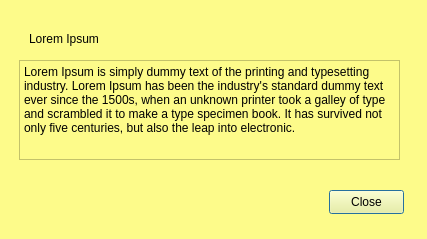
<?xml version="1.0" encoding="UTF-8"?>
<ui version="4.0">
 <class>Dialog</class>
 <widget class="QDialog" name="Dialog">
  <property name="geometry">
   <rect>
    <x>0</x>
    <y>0</y>
    <width>427</width>
    <height>239</height>
   </rect>
  </property>
  <property name="windowTitle">
   <string>details</string>
  </property>
  <property name="styleSheet">
   <string notr="true">background-color: #FDFB8A;
</string>
  </property>
  <widget class="QLabel" name="label_11">
   <property name="geometry">
    <rect>
     <x>29</x>
     <y>20</y>
     <width>171</width>
     <height>51</height>
    </rect>
   </property>
   <property name="styleSheet">
    <string notr="true">font: 700 italic 18pt &quot;Arial&quot;;</string>
   </property>
   <property name="text">
    <string>Lorem Ipsum
</string>
   </property>
  </widget>
  <widget class="QPlainTextEdit" name="plainTextEdit_2">
   <property name="geometry">
    <rect>
     <x>19</x>
     <y>60</y>
     <width>381</width>
     <height>100</height>
    </rect>
   </property>
   <property name="styleSheet">
    <string notr="true"/>
   </property>
   <property name="plainText">
    <string>Lorem Ipsum is simply dummy text of the printing and typesetting industry. Lorem Ipsum has been the industry's standard dummy text ever since the 1500s, when an unknown printer took a galley of type and scrambled it to make a type specimen book. It has survived not only five centuries, but also the leap into electronic.</string>
   </property>
  </widget>
  <widget class="QPushButton" name="btn_close">
   <property name="geometry">
    <rect>
     <x>329</x>
     <y>190</y>
     <width>75</width>
     <height>24</height>
    </rect>
   </property>
   <property name="cursor">
    <cursorShape>ClosedHandCursor</cursorShape>
   </property>
   <property name="text">
    <string>Close</string>
   </property>
  </widget>
  <widget class="QLabel" name="label_21">
   <property name="geometry">
    <rect>
     <x>369</x>
     <y>0</y>
     <width>21</width>
     <height>21</height>
    </rect>
   </property>
   <property name="text">
    <string/>
   </property>
   <property name="pixmap">
    <pixmap>img/bookmark_FILL1_wght400_GRAD0_opsz48.png</pixmap>
   </property>
   <property name="scaledContents">
    <bool>true</bool>
   </property>
  </widget>
  <widget class="QLabel" name="label">
   <property name="geometry">
    <rect>
     <x>29</x>
     <y>190</y>
     <width>21</width>
     <height>21</height>
    </rect>
   </property>
   <property name="text">
    <string/>
   </property>
   <property name="pixmap">
    <pixmap>img/add_alert_FILL0_wght400_GRAD0_opsz48.png</pixmap>
   </property>
   <property name="scaledContents">
    <bool>true</bool>
   </property>
  </widget>
  <widget class="QLabel" name="label_2">
   <property name="geometry">
    <rect>
     <x>69</x>
     <y>190</y>
     <width>21</width>
     <height>21</height>
    </rect>
   </property>
   <property name="midLineWidth">
    <number>0</number>
   </property>
   <property name="text">
    <string/>
   </property>
   <property name="pixmap">
    <pixmap>img/person_add_FILL0_wght400_GRAD0_opsz48.png</pixmap>
   </property>
   <property name="scaledContents">
    <bool>true</bool>
   </property>
  </widget>
  <widget class="QLabel" name="label_3">
   <property name="geometry">
    <rect>
     <x>109</x>
     <y>191</y>
     <width>21</width>
     <height>20</height>
    </rect>
   </property>
   <property name="text">
    <string/>
   </property>
   <property name="pixmap">
    <pixmap>img/palette_FILL0_wght400_GRAD0_opsz48.png</pixmap>
   </property>
   <property name="scaledContents">
    <bool>true</bool>
   </property>
  </widget>
  <widget class="QLabel" name="label_4">
   <property name="geometry">
    <rect>
     <x>149</x>
     <y>190</y>
     <width>21</width>
     <height>21</height>
    </rect>
   </property>
   <property name="text">
    <string/>
   </property>
   <property name="pixmap">
    <pixmap>img/imagesmode_FILL0_wght400_GRAD0_opsz48.png</pixmap>
   </property>
   <property name="scaledContents">
    <bool>true</bool>
   </property>
  </widget>
  <widget class="QLabel" name="label_5">
   <property name="geometry">
    <rect>
     <x>189</x>
     <y>190</y>
     <width>21</width>
     <height>21</height>
    </rect>
   </property>
   <property name="text">
    <string/>
   </property>
   <property name="pixmap">
    <pixmap>img/archive_FILL0_wght400_GRAD0_opsz48.png</pixmap>
   </property>
   <property name="scaledContents">
    <bool>true</bool>
   </property>
  </widget>
  <widget class="QLabel" name="label_6">
   <property name="geometry">
    <rect>
     <x>219</x>
     <y>190</y>
     <width>21</width>
     <height>21</height>
    </rect>
   </property>
   <property name="text">
    <string/>
   </property>
   <property name="pixmap">
    <pixmap>img/more_vert_FILL1_wght400_GRAD0_opsz48.png</pixmap>
   </property>
   <property name="scaledContents">
    <bool>true</bool>
   </property>
  </widget>
  <widget class="QLabel" name="label_7">
   <property name="enabled">
    <bool>true</bool>
   </property>
   <property name="geometry">
    <rect>
     <x>249</x>
     <y>190</y>
     <width>21</width>
     <height>21</height>
    </rect>
   </property>
   <property name="text">
    <string/>
   </property>
   <property name="pixmap">
    <pixmap>img/undo_FILL0_wght400_GRAD0_opsz48.png</pixmap>
   </property>
   <property name="scaledContents">
    <bool>true</bool>
   </property>
  </widget>
  <widget class="QLabel" name="label_8">
   <property name="geometry">
    <rect>
     <x>279</x>
     <y>190</y>
     <width>21</width>
     <height>21</height>
    </rect>
   </property>
   <property name="text">
    <string/>
   </property>
   <property name="pixmap">
    <pixmap>img/redo_FILL0_wght400_GRAD0_opsz48.png</pixmap>
   </property>
   <property name="scaledContents">
    <bool>true</bool>
   </property>
  </widget>
 </widget>
 <resources/>
 <connections/>
</ui>
